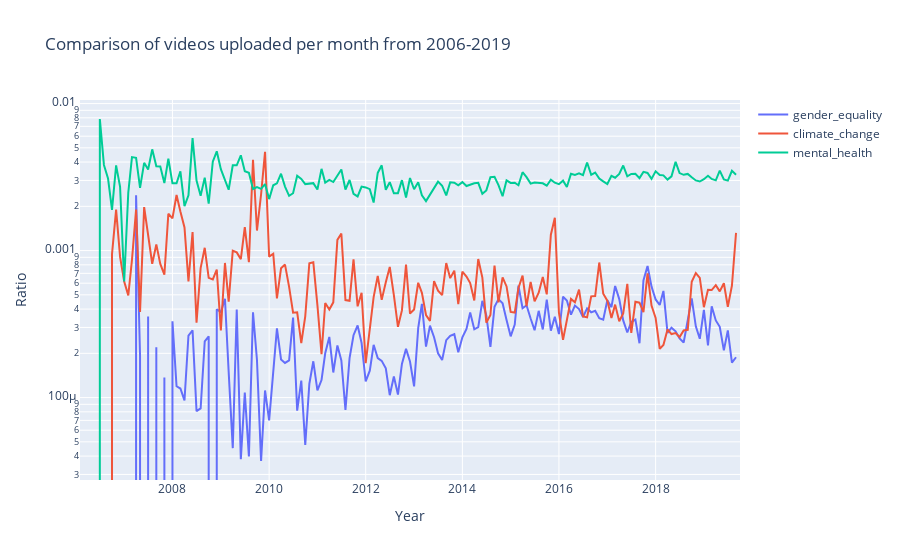

The notebook cell saved with this chart:
### Code cell
def plot_by_group(ratio_dict, save_path, title):
    
    fig = make_subplots()
    
    # plot the ratios for the comparing topics
    for topic in ratio_dict:
        fig.add_trace(
            go.Scatter(x=ratio_dict[topic].index, y=ratio_dict[topic].values, name=topic),
        )
        
    
    # Add figure title
    fig.update_layout(
        title_text=title
    )
    
    # Set x-axis title
    fig.update_xaxes(title_text="Year")
    
    # Set y-axes titles
    fig.update_yaxes(title_text="Ratio")
    fig.update_yaxes(type="log")
    
    fig.show()
    fig.write_html(save_path)
    # Plot the first subplot

# draw the comparison
ratio_dict = {}
for topic in compared_topics:
    ratio_dict[topic] = get_proportion(df_dict[topic], total["count"])

mental_ratio = mental_ratio.set_index("date", drop=True)["ratio"]
ratio_dict["mental_health"] = mental_ratio

plot_by_group(ratio_dict, "./result/comparison.html", "Comparison of videos uploaded per month from 2006-2019")

### Figure 1 — Plotly figure (JSON) as saved in the notebook; plotly's stock layout.template omitted (floating-point values rounded to 4 significant figures; data arrays with more than 128 entries replaced by an {"elided": "..."} marker saying what was removed)
{"data": [{"name": "gender_equality", "type": "scatter", "x": {"elided": "165 str values"}, "y": {"elided": "165 float values"}}, {"name": "climate_change", "type": "scatter", "x": {"elided": "165 str values"}, "y": {"elided": "165 float values"}}, {"name": "mental_health", "type": "scatter", "x": {"elided": "164 str values"}, "y": {"elided": "164 float values"}}], "layout": {"title": {"text": "Comparison of videos uploaded per month from 2006-2019"}, "xaxis": {"anchor": "y", "domain": [0, 1], "title": {"text": "Year"}}, "yaxis": {"anchor": "x", "domain": [0, 1], "title": {"text": "Ratio"}, "type": "log"}}}
